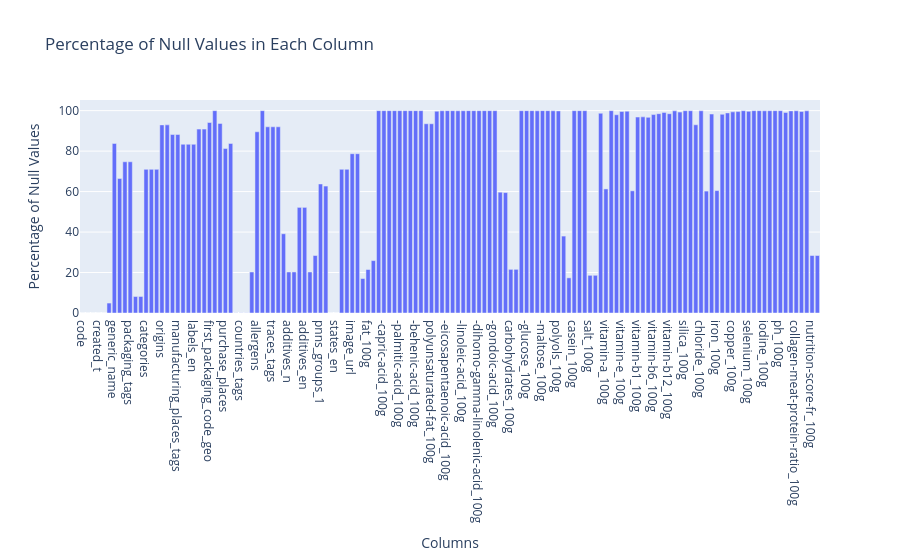

Notebook source saved alongside this figure:
### Markdown cell above
#### Total null values distribution across each column

### Code cell
# Lets see how many null values are present in each column with percentages

import pandas as pd
import matplotlib.pyplot as plt
import seaborn as sns
import plotly.express as px

null_percentages = df.isnull().mean() * 100
null_percentages = null_percentages[null_percentages > 0]
fig = px.bar(x=null_percentages.index, y=null_percentages.values, labels={'x': 'Columns', 'y': 'Percentage of Null Values'}, title='Percentage of Null Values in Each Column')
plt.figure(figsize=(20, 6))
fig.show()

# If the image is not visible in notebook. Go to images and look at 'null_value_visualisation.png'.

### Figure 1 — Plotly figure (JSON) as saved in the notebook; plotly's stock layout.template omitted (floating-point values rounded to 4 significant figures; data arrays with more than 128 entries replaced by an {"elided": "..."} marker saying what was removed)
{"data": [{"alignmentgroup": "True", "hovertemplate": "Columns=%{x}<br>Percentage of Null Values=%{y}<extra></extra>", "legendgroup": "", "marker": {"color": "#636efa", "pattern": {"shape": ""}}, "name": "", "offsetgroup": "", "orientation": "v", "showlegend": false, "textposition": "auto", "type": "bar", "x": {"elided": "140 str values"}, "xaxis": "x", "y": {"elided": "140 float values"}, "yaxis": "y"}], "layout": {"barmode": "relative", "legend": {"tracegroupgap": 0}, "title": {"text": "Percentage of Null Values in Each Column"}, "xaxis": {"anchor": "y", "domain": [0, 1], "title": {"text": "Columns"}}, "yaxis": {"anchor": "x", "domain": [0, 1], "title": {"text": "Percentage of Null Values"}}}}
